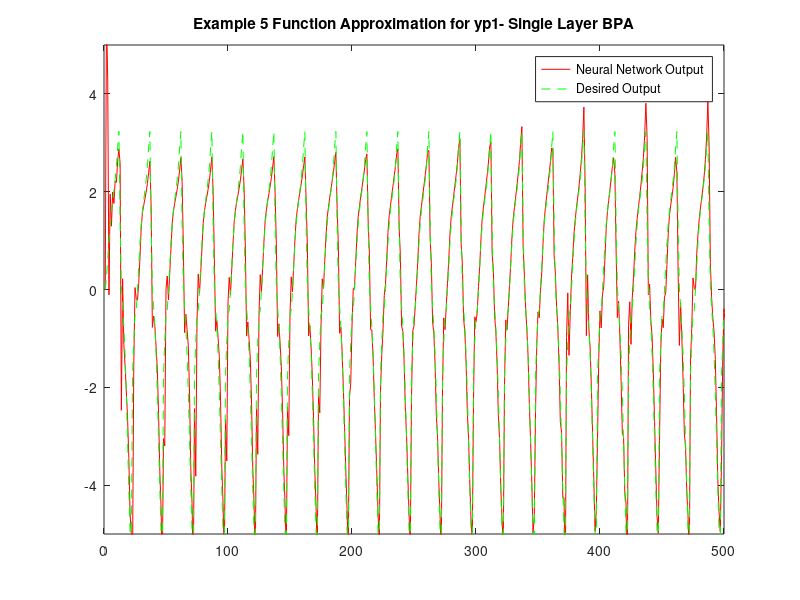
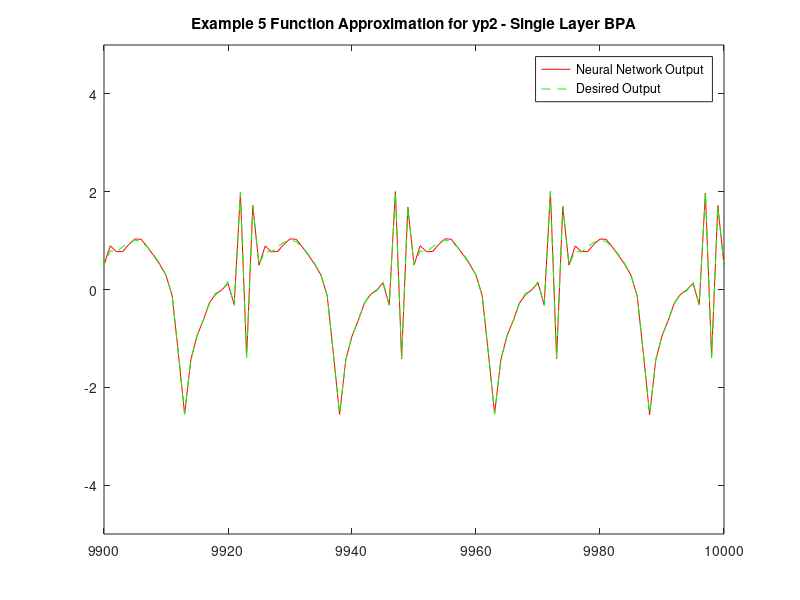

MATLAB code for these plots, in order:
% function ym1=neural_net_5a(yp1,yp2)
clc;close all;clear all;
a = 1; b = 1;
m0 = 2;
m1 = 20;
m2 = 1;
w11 = rand(m1,m0+1);%20 x 3
w21 = rand(m2,m1+1);%10 x 21

w12 = rand(m1,m0+1);%20 x 3
w22 = rand(m2,m1+1);%10 x 21

eta1 = 0.1;

yp1= [0];
yp2= [0];
yp1_hat=0;
yp2_hat=0;

for k=1:10000

    
%         u1 = -1 + 2.*rand(1);
%         u2 = -1 + 2.*rand(1);
         u1 = sin(2*pi*k/25);
         u2 = cos(2*pi*k/25);

        p = [1;yp1(end);yp2(end)];
      
        y1 = yp1(end)/(1 + (yp2(end))^2) + u1;
        y2 =(yp1(end)*yp2(end))/(1 + (yp2(end))^2) + u2 ;
        
         yp1=[yp1;y1];
         yp2=[yp2;y2];

        %FORWARD PASS
        v11 = w11*p;%20 x 1 
        phi_v11 = a*tanh(b*v11); %20 x 1
        y11_k = [1 ; phi_v11];%21 x 1
        v21 = w21*y11_k; %10 x 1
        
        y31 = v21 ;
        
        yp1_hat=[yp1_hat;y31+u1];
        
        E1 = yp1(end) - yp1_hat(end);
        phi_v21_diff = (1);
        phi_v11_diff = a*(1 - phi_v11.^2); % 20 x 1
   
        %BACKWARD PASS
    
        delta21 = E1.*phi_v21_diff; % 1 x 1   
        delta_w21 = eta1.*delta21*(y11_k)'; % 1 x 11
        
        delta11 = (w21(:,2:length(w21))'*delta21).*(phi_v11_diff);
        delta_w11 = eta1.*delta11*(p)';
        
        %ERROR CALCULATION AND WEIGHT UPDATION
         
        w11 = w11 + delta_w11;
        w21 = w21 + delta_w21;
        
        %FORWARD PASS
        v12 = w12*p;%20 x 1 
        phi_v12 = a*tanh(b*v12); %20 x 1
        y12_k = [1 ; phi_v12];%21 x 1
        v22 = w22*y12_k; %10 x 1
        
        y32 = v22 ;
        yp2_hat=[yp2_hat;y32+u2];
        E2=yp2(end) - yp2_hat(end); 
        phi_v22_diff = (1);
        phi_v12_diff = a*(1 - phi_v12.^2); % 20 x 1
   
        %BACKWARD PASS
    
        delta22 = E2.*phi_v22_diff; % 1 x 1   
        delta_w22 = eta1.*delta22*(y12_k)'; % 1 x 11
       
        delta12 = (w22(:,2:length(w22))'*delta22).*(phi_v12_diff);
        delta_w12 = eta1.*delta12*(p)';
        
        %ERROR CALCULATION AND WEIGHT UPDATION
         
        w12 = w12 + delta_w12;
        w22 = w22 + delta_w22;
        
        
end
K=1:1:k+1;
figure;
plot(K,yp1_hat,'-r',K,yp1,'--g')
legend('Neural Network Output', 'Desired Output');
title('Example 5 Function Approximation for yp1- Single Layer BPA');
axis([0 500 -5 5]);

figure;
plot(K,yp2_hat,'-r',K,yp2,'--g')
legend('Neural Network Output', 'Desired Output');
title('Example 5 Function Approximation for yp2 - Single Layer BPA');
axis([9900 10000 -5 5]);

g=var(yp1(2:end)-yp1_hat(2:end));
h=var(yp1(2:end));
perf=(1-(g/h))*100;
disp(perf)
mse = sum((yp1(2:end)-yp1_hat(2:end)).^2)/(length(yp1(2:end)));
disp(mse);

g=var(yp2(2:end)-yp2_hat(2:end));
h=var(yp2(2:end));
perf=(1-(g/h))*100;
disp(perf)
mse = sum((yp2(2:end)-yp2_hat(2:end)).^2)/(length(yp2(2:end)));
disp(mse);

